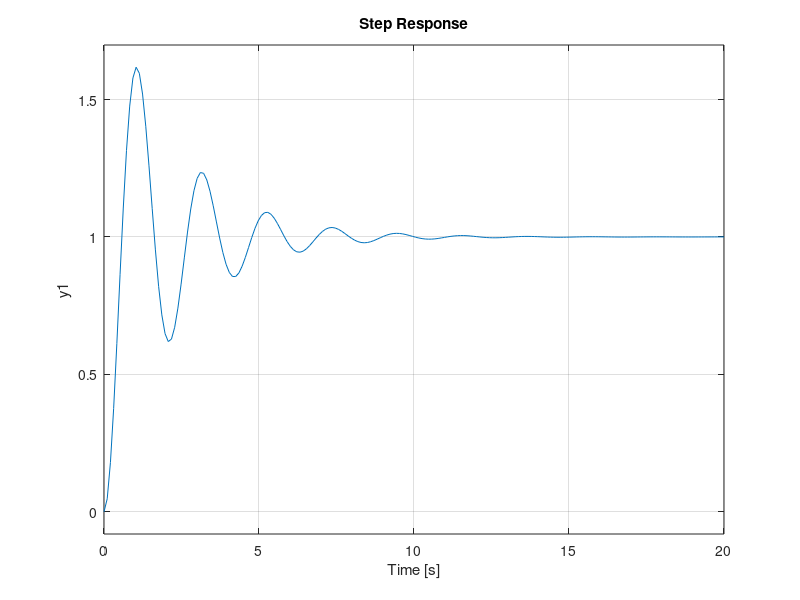
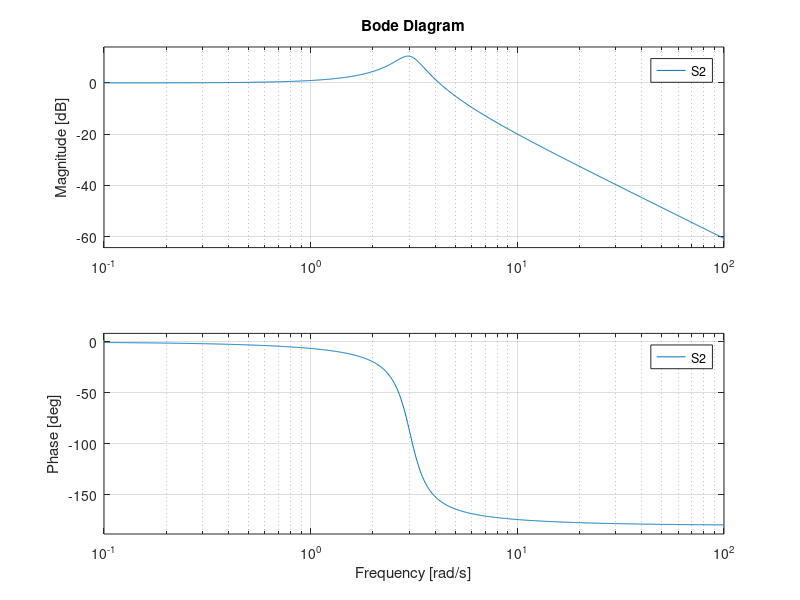
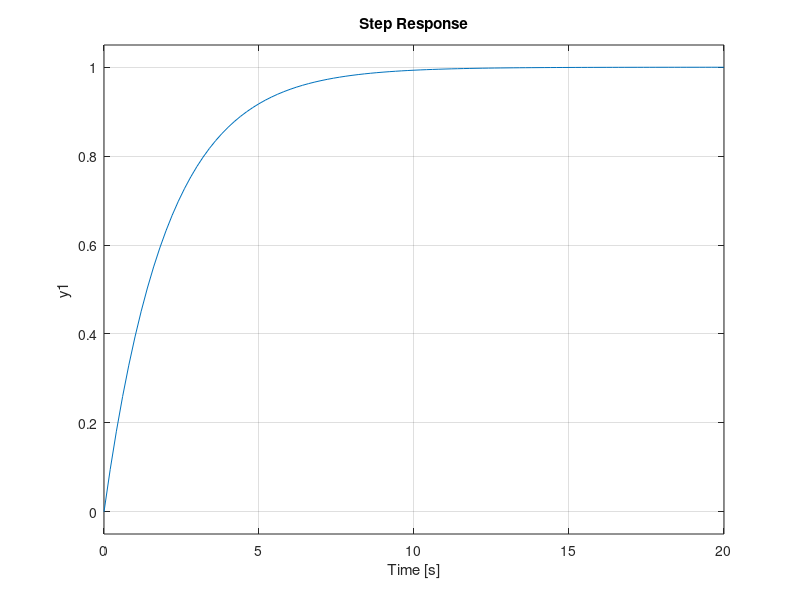
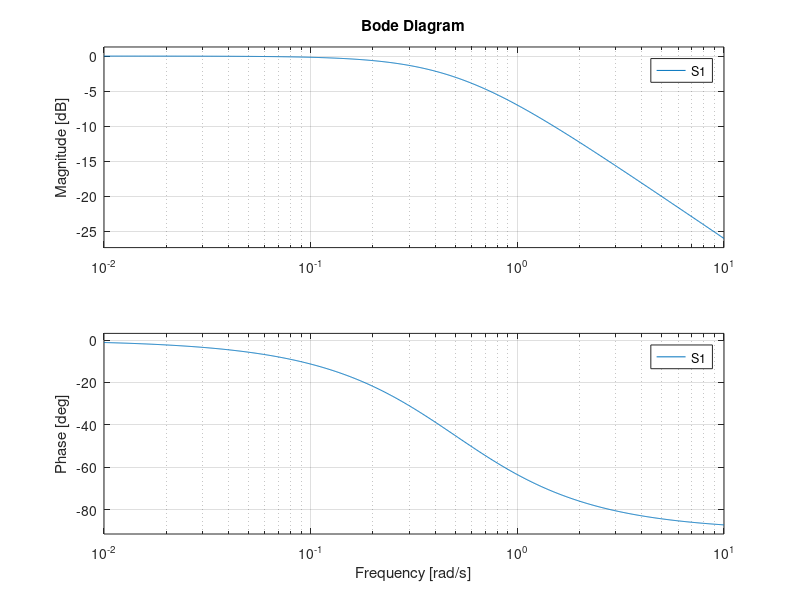

The MATLAB script that drew these images, in order:
S2 = tf([10], [1.09, 1, 10]);
step(S2)
figure
bode(S2)
M1 = zpk([], [0], 0.5);
S1 = feedback(M1, zpk([], [], 1));
figure
step(S1);
figure
bode(S1)